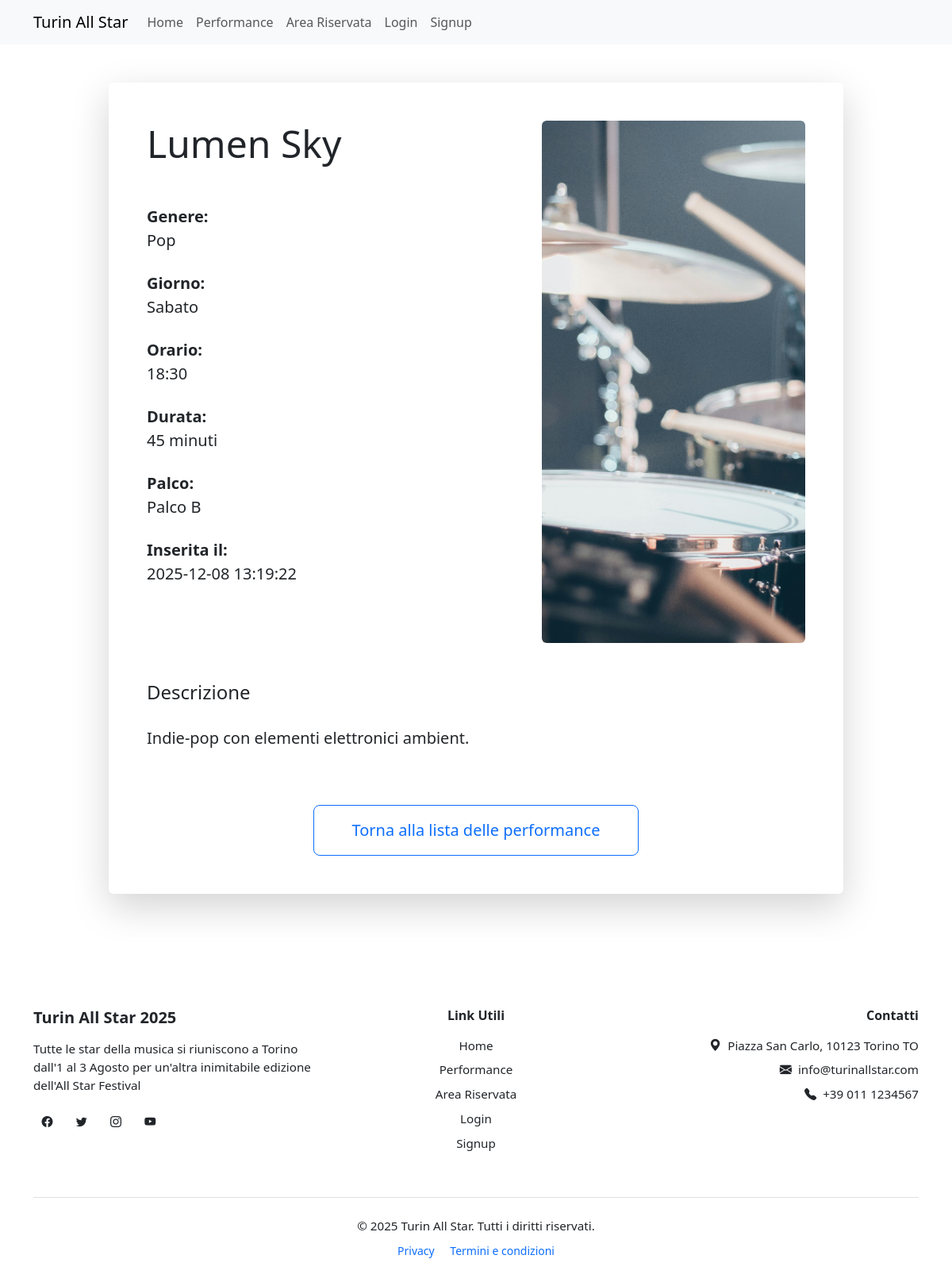
/performances/7, run on the app's committed database.
### tables this page shows
CREATE TABLE performances(
    id INTEGER PRIMARY KEY AUTOINCREMENT,
    nome_artista TEXT UNIQUE NOT NULL,
    giorno TEXT CHECK(giorno IN('Venerdi','Sabato','Domenica')) NOT NULL,
    orario TEXT NOT NULL,
    durata INTEGER NOT NULL,
    descrizione TEXT NOT NULL,
    palco TEXT CHECK(palco IN('Palco A','Palco B','Palco C')) NOT NULL,
    genere TEXT NOT NULL,
    immagine TEXT NOT NULL,
    pubblicato INTEGER DEFAULT 0,
    id_organizzatore INTEGER NOT NULL,
    data_inserimento TIMESTAMP DEFAULT CURRENT_TIMESTAMP,
    FOREIGN KEY (id_organizzatore) REFERENCES utenti(id)
);

### src/routes/public_routes.py (the view)
@public_bp.route("/performances/<int:id>")
def performance(id):
    perf = performances_dao.get_performance_by_id(id)
    return render_template("public/performance.html", performance=perf)

### src/dao/performances_dao.py (called while the page is built)
def get_db_connection():
    conn = sqlite3.connect(DB_PATH)
    conn.row_factory = sqlite3.Row
    return conn

def get_performance_by_id(id):
    try:
        sql = """
        SELECT * FROM performances
        WHERE pubblicato = 1
        AND id = ?
        """
        with get_db_connection() as conn:
            cursor = conn.cursor()
            cursor.execute(sql, (id,))
            perf = cursor.fetchone()
            cursor.close()
        return perf
    except sqlite3.Error as e:
        logging.error(f"get_performance_by_id: {e}")
        return None

### src/templates/public/performance.html (shortened to what this page needs)
{% extends "base.html" %}
{% block styles %}
  <link
  rel="stylesheet"
  href="{{ url_for('static', filename='css/public/performance.css') }}"
/>
{% endblock %}
{% block content %}
<div class="container py-5">
  <div class="row justify-content-center">
    <div class="col-lg-10">
      <div class="card shadow-lg border-0 p-5">
        <section class="row g-4 flex-md-row-reverse">
          <div class="col-md-5">
            <img
              src="{{ performance.immagine }}"
              alt="{{ performance.nome_artista }}"
              class="img-fluid rounded w-100 h-100 fit"
            />
          </div>
          <div class="col-md-7 d-flex flex-column justify-content-center">
            <h1 class="display-5 mb-5">{{ performance.nome_artista }}</h1>
            <div class="mb-5">
              <p class="fs-5 mb-4">
                <strong>Genere:</strong><br />
                {{ performance.genere }}
              </p>
              <p class="fs-5 mb-4">
                <strong>Giorno:</strong><br />
                {{ performance.giorno }}
              </p>
              <p class="fs-5 mb-4">
                <strong>Orario:</strong><br />
                {{ performance.orario }}
              </p>
              <p class="fs-5 mb-4">
                <strong>Durata:</strong><br />
                {{ performance.durata }} minuti
              </p>
              <p class="fs-5 mb-4">
                <strong>Palco:</strong><br />
                {{ performance.palco }}
              </p>
              <p class="fs-5 mb-4">
                <strong>Inserita il:</strong><br />
                {{ performance.data_inserimento }}
              </p>
            </div>
          </div>
        </section>
        <section class="row mt-5">
          <div class="col-12">
            <h4 class="mb-4">Descrizione</h4>
            <p class="fs-5 lh-lg text-justify">{{ performance.descrizione }}</p>
          </div>
        </section>
        <section class="row mt-5">
          <div class="col text-center">
            <a
              href="{{ url_for('public.performances') }}"
              class="btn btn-outline-primary btn-lg px-5 py-3"
            >
              Torna alla lista delle performance
            </a>
          </div>
        </section>
      </div>
    </div>
  </div>
</div>
{% endblock %}

### src/static/css/public/performance.css (style rules this page uses)
.fit { object-fit: cover; }

### data on the page
performances: immagine (picture), nome_artista "Lumen Sky", genere "Pop", giorno "Sabato", orario "18:30", durata "45", palco "Palco B", data_inserimento "2025-12-08 13:19:22", descrizione "Indie-pop con elementi elettronici ambient."
